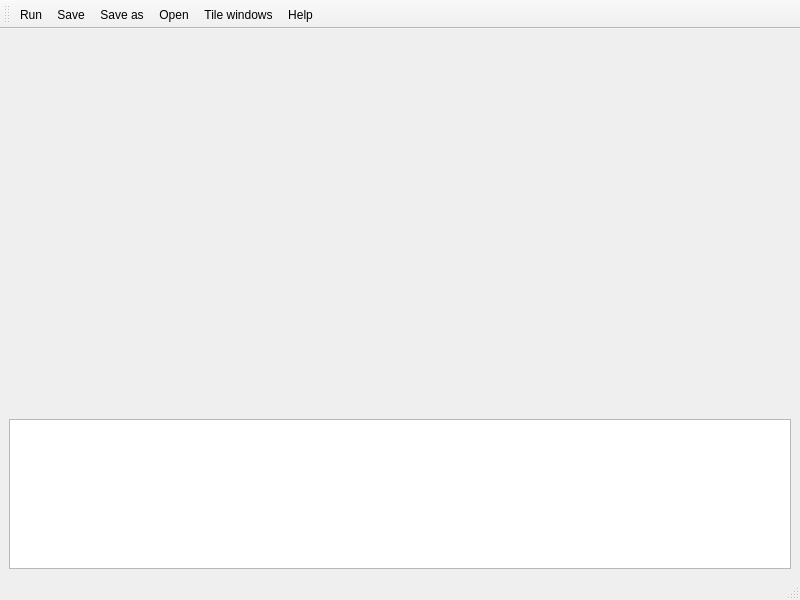
<?xml version="1.0" encoding="UTF-8"?>
<ui version="4.0">
 <class>PythonIDE</class>
 <widget class="QMainWindow" name="PythonIDE">
  <property name="geometry">
   <rect>
    <x>0</x>
    <y>0</y>
    <width>800</width>
    <height>600</height>
   </rect>
  </property>
  <property name="windowTitle">
   <string>Python Scripts</string>
  </property>
  <property name="windowIcon">
   <iconset resource="icons.qrc">
    <normaloff>:/icons/icons/tree_icon.png</normaloff>:/icons/icons/tree_icon.png</iconset>
  </property>
  <widget class="QWidget" name="centralwidget">
   <layout class="QVBoxLayout" name="verticalLayout">
    <item>
     <widget class="QsciScintilla" name="code" native="true"/>
    </item>
    <item>
     <widget class="QTextEdit" name="output">
      <property name="enabled">
       <bool>true</bool>
      </property>
      <property name="maximumSize">
       <size>
        <width>16777215</width>
        <height>150</height>
       </size>
      </property>
      <property name="readOnly">
       <bool>true</bool>
      </property>
     </widget>
    </item>
   </layout>
  </widget>
  <widget class="QMenuBar" name="menubar">
   <property name="geometry">
    <rect>
     <x>0</x>
     <y>0</y>
     <width>800</width>
     <height>25</height>
    </rect>
   </property>
  </widget>
  <widget class="QStatusBar" name="statusbar"/>
  <widget class="QToolBar" name="toolBar">
   <property name="windowTitle">
    <string>toolBar</string>
   </property>
   <attribute name="toolBarArea">
    <enum>TopToolBarArea</enum>
   </attribute>
   <attribute name="toolBarBreak">
    <bool>false</bool>
   </attribute>
   <addaction name="actionRun"/>
   <addaction name="actionSave"/>
   <addaction name="actionSave_as"/>
   <addaction name="actionOpen"/>
   <addaction name="actionTile_windows"/>
   <addaction name="actionHelp"/>
  </widget>
  <action name="actionRun">
   <property name="icon">
    <iconset resource="icons.qrc">
     <normaloff>:/icons/icons/run.png</normaloff>:/icons/icons/run.png</iconset>
   </property>
   <property name="text">
    <string>Run</string>
   </property>
   <property name="toolTip">
    <string>Run script</string>
   </property>
   <property name="shortcut">
    <string>Ctrl+R</string>
   </property>
  </action>
  <action name="actionSave">
   <property name="icon">
    <iconset resource="icons.qrc">
     <normaloff>:/icons/icons/document-save.png</normaloff>:/icons/icons/document-save.png</iconset>
   </property>
   <property name="text">
    <string>Save</string>
   </property>
   <property name="toolTip">
    <string>Save script</string>
   </property>
   <property name="shortcut">
    <string>Ctrl+S</string>
   </property>
  </action>
  <action name="actionSave_as">
   <property name="icon">
    <iconset resource="icons.qrc">
     <normaloff>:/icons/icons/document-save-as.png</normaloff>:/icons/icons/document-save-as.png</iconset>
   </property>
   <property name="text">
    <string>Save as</string>
   </property>
   <property name="toolTip">
    <string>Save script as</string>
   </property>
   <property name="shortcut">
    <string>Ctrl+Alt+S</string>
   </property>
  </action>
  <action name="actionOpen">
   <property name="icon">
    <iconset resource="icons.qrc">
     <normaloff>:/icons/icons/document-open.png</normaloff>:/icons/icons/document-open.png</iconset>
   </property>
   <property name="text">
    <string>Open</string>
   </property>
   <property name="toolTip">
    <string>Load script</string>
   </property>
   <property name="shortcut">
    <string>Ctrl+O</string>
   </property>
  </action>
  <action name="actionHelp">
   <property name="icon">
    <iconset resource="icons.qrc">
     <normaloff>:/icons/icons/help-browser.png</normaloff>:/icons/icons/help-browser.png</iconset>
   </property>
   <property name="text">
    <string>Help</string>
   </property>
   <property name="toolTip">
    <string>Show scripting help</string>
   </property>
  </action>
  <action name="actionTile_windows">
   <property name="checkable">
    <bool>true</bool>
   </property>
   <property name="icon">
    <iconset resource="icons.qrc">
     <normaloff>:/icons/icons/preferences-system-windows.png</normaloff>:/icons/icons/preferences-system-windows.png</iconset>
   </property>
   <property name="text">
    <string>Tile windows</string>
   </property>
   <property name="toolTip">
    <string>Tile windows</string>
   </property>
  </action>
 </widget>
 <customwidgets>
  <customwidget>
   <class>QsciScintilla</class>
   <extends>QWidget</extends>
   <header>Qsci/qsciscintilla.h</header>
   <container>1</container>
  </customwidget>
 </customwidgets>
 <resources>
  <include location="icons.qrc"/>
 </resources>
 <connections/>
</ui>
